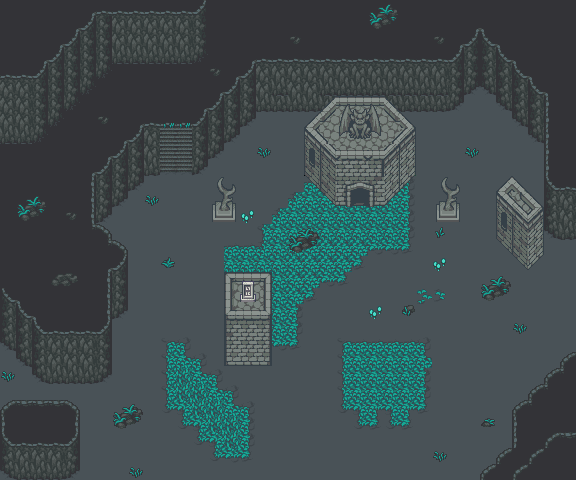

Tiled map render using the project's own tile images. Description and the map definition, with tile-layer contents summarised, below:
An orthogonal 36x30 tile map with 16x16 px tiles, 4 tile layers (Collision, Background, Castle, Clutter), 5 tilesets and 31 objects.

<map version="1.10" tiledversion="1.10.1" orientation="orthogonal" renderorder="right-down" width="36" height="30" tilewidth="16" tileheight="16" infinite="0" nextlayerid="11" nextobjectid="94">
 <editorsettings>
  <export target="wastetown..tmx" format="tmx" />
 </editorsettings>
 <tileset firstgid="1" source="../../../../common/maps/tileset/main.tsx" />
 <tileset firstgid="10113" source="../../../../common/maps/tileset/buildings.tsx" />
 <tileset firstgid="11905" source="../../../../common/maps/tileset/dungeon.tsx" />
 <tileset firstgid="16385" source="../../../../common/maps/tileset/dungeon/dungeon_bis.tsx" />
 <tileset firstgid="32769" source="../../../../common/maps/tileset/dungeon/animatedtiles.tsx" />
 <layer id="10" name="Collision" width="36" height="30">
  <data>[1080 cells, 618 non-empty, 23 distinct tile ids]</data>
 </layer>
 <layer id="7" name="Background" width="36" height="30">
  <data>[1080 cells, 924 non-empty, 27 distinct tile ids]</data>
 </layer>
 <layer id="8" name="Castle" width="36" height="30">
  <data>[1080 cells, 438 non-empty, 87 distinct tile ids]</data>
 </layer>
 <layer id="9" name="Clutter" width="36" height="30">
  <properties>
   <property name="spriteLayer" type="bool" value="true" />
  </properties>
  <data>[1080 cells, 305 non-empty, 55 distinct tile ids]</data>
 </layer>
 <objectgroup id="4" name="Objects">
  <object id="38" template="../../../../common/maps/obj/entry_up.tx" x="81.6365" y="479.882" width="398.256" height="16">
   <properties>
    <property name="teleport" value="" />
   </properties>
  </object>
  <object id="50" template="../../../../common/maps/obj/enemy.tx" x="352.392" y="233.899">
   <properties>
    <property name="enemy" value="High Vampire" />
    <property name="threatRange" type="int" value="40" />
   </properties>
  </object>
  <object id="62" template="../../../../common/maps/obj/collision.tx" x="-20.662" y="-15.6387" width="598.276" height="15.6277" />
  <object id="63" template="../../../../common/maps/obj/collision.tx" x="-23.4565" y="480.309" width="601.257" height="15.6277" />
  <object id="64" template="../../obj/treasure.tx" x="555.152" y="184.269">
   <properties>
    <property name="reward">[{"type":"randomCard","colors":["Black"],"subTypes":["Vampire"],"count":5,"rarity":["Uncommon","Rare","Mythic Rare"]}]</property>
   </properties>
  </object>
  <object id="67" template="../../../../common/maps/obj/entry_up.tx" x="348.747" y="207.742" width="24.5254" height="16">
   <properties>
    <property name="direction" value="down" />
    <property name="teleport" value="../HorizonsRingEdited/maps/map/vampirecastle/vampirecastle_grave_1.tmx" />
   </properties>
  </object>
  <object id="68" template="../../../../common/maps/obj/collision.tx" x="576.502" y="-7.44119" width="20.7262" height="500.024" />
  <object id="69" template="../../../../common/maps/obj/collision.tx" x="-21.1689" y="-18.2467" width="20.7262" height="500.024" />
  <object id="70" template="../../../../common/maps/obj/manashards.tx" x="2.06017" y="168.246" />
  <object id="71" template="../../../../common/maps/obj/manashards.tx" x="58.3248" y="330.705" />
  <object id="72" template="../../../../common/maps/obj/enemy.tx" x="431.31" y="255.438">
   <properties>
    <property name="enemy" value="High Vampire" />
    <property name="threatRange" type="int" value="40" />
    <property name="waypoints" value="92,90" />
   </properties>
  </object>
  <object id="73" template="../../../../common/maps/obj/enemy.tx" x="396.658" y="313.193">
   <properties>
    <property name="enemy" value="Vampire" />
    <property name="speedModifier" type="float" value="2" />
    <property name="threatRange" type="int" value="40" />
    <property name="waypoints" value="89,88,91,90,89,88" />
   </properties>
  </object>
  <object id="74" template="../../../../common/maps/obj/enemy.tx" x="156.322" y="278.539">
   <properties>
    <property name="enemy" value="Vampire Lord" />
    <property name="speedModifier" type="float" value="2" />
    <property name="threatRange" type="int" value="40" />
    <property name="waypoints" value="86,87" />
   </properties>
  </object>
  <object id="75" template="../../../../common/maps/obj/waypoint.tx" x="207.37" y="87.7615" />
  <object id="76" template="../../../../common/maps/obj/waypoint.tx" x="242.769" y="35.5957" />
  <object id="77" template="../../../../common/maps/obj/waypoint.tx" x="456.276" y="23.6721" />
  <object id="78" template="../../../../common/maps/obj/waypoint.tx" x="552.41" y="26.2804" />
  <object id="79" template="../../../../common/maps/obj/waypoint.tx" x="556.509" y="163.029" />
  <object id="80" template="../../../../common/maps/obj/waypoint.tx" x="116.453" y="97.8221" />
  <object id="81" template="../../../../common/maps/obj/waypoint.tx" x="59.0703" y="165.265" />
  <object id="82" template="../../../../common/maps/obj/gold.tx" x="466.336" y="215.94" />
  <object id="83" template="../../../../common/maps/obj/gold.tx" x="256.183" y="208.861" />
  <object id="84" template="../../../../common/maps/obj/enemy.tx" x="535.27" y="47.8919">
   <properties>
    <property name="enemy" value="Symbiote" />
    <property name="threatRange" type="int" value="40" />
   </properties>
  </object>
  <object id="85" template="../../../../common/maps/obj/enemy.tx" x="333.313" y="23.6721">
   <properties>
    <property name="enemy" value="Necrogoyf" />
    <property name="threatRange" type="int" value="40" />
    <property name="waypoints" value="77,78,79,78,77,75,80,81,80,75,77" />
   </properties>
  </object>
  <object id="86" template="../../../../common/maps/obj/waypoint.tx" x="157.44" y="203.272" />
  <object id="87" template="../../../../common/maps/obj/waypoint.tx" x="155.95" y="403.365" />
  <object id="88" template="../../../../common/maps/obj/waypoint.tx" x="426.467" y="377.654" />
  <object id="89" template="../../../../common/maps/obj/waypoint.tx" x="531.171" y="313.565" />
  <object id="90" template="../../../../common/maps/obj/waypoint.tx" x="281.52" y="287.109" />
  <object id="91" template="../../../../common/maps/obj/waypoint.tx" x="298.288" y="382.126" />
  <object id="92" template="../../../../common/maps/obj/waypoint.tx" x="472.671" y="259.536" />
 </objectgroup>
</map>
